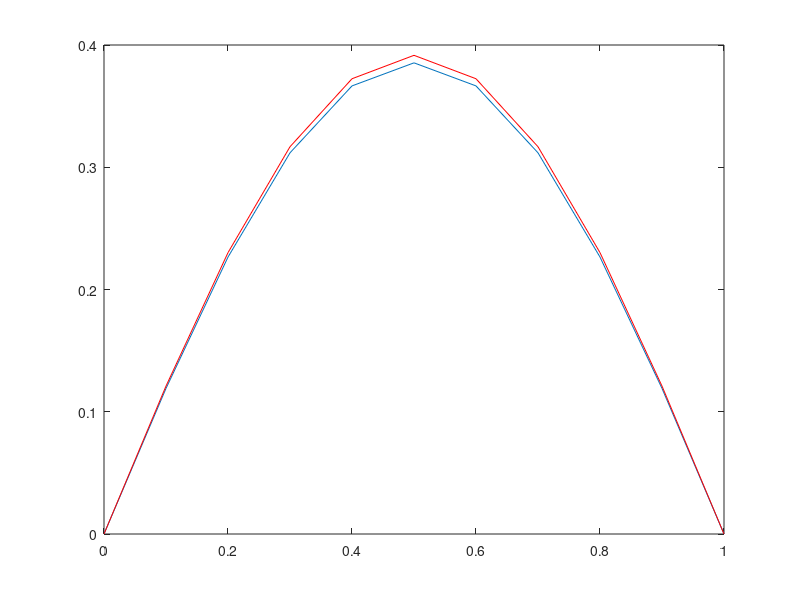
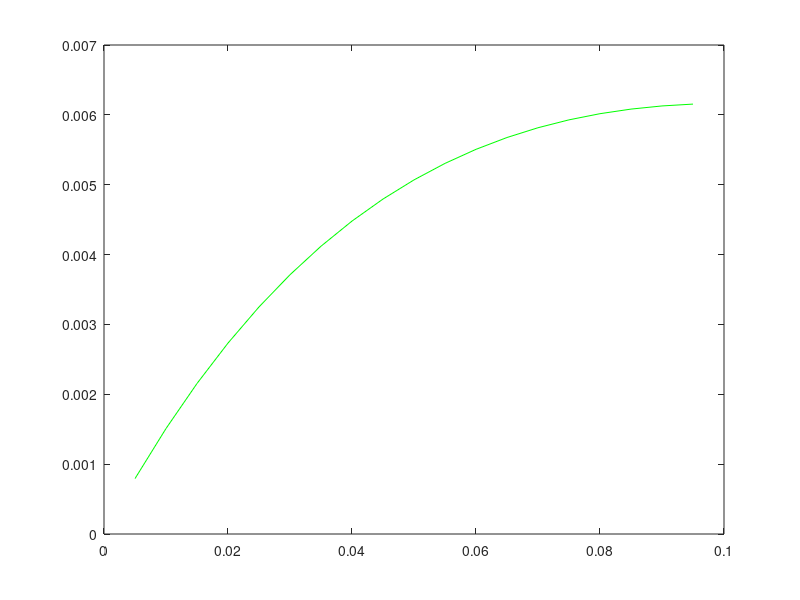
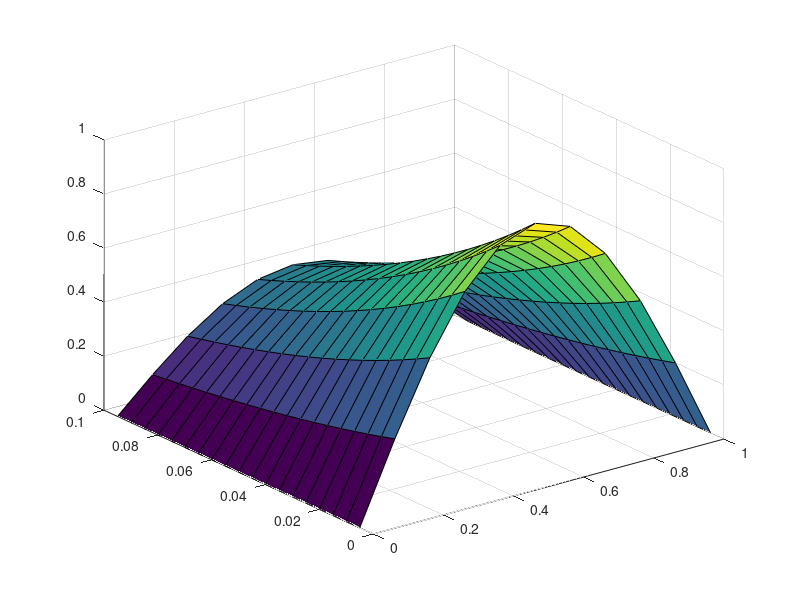

The MATLAB source for these figures, in order:
n = 10; %(’number of points? ’)
h = 1.0/n;
dt = 0.5*h^2;
%
% Index shift since Matlab doesn’t allow zero subscripts
%
np = n+1;
x = h*[0:n];
uo = sin(pi*x);
nt = floor(0.1/dt);
phi(:,:)=zeros;
r = dt/(h*h);
for k=1:nt
    t(k) = k*dt;
    u(1) = 0;
    ue(1) = 0;
        for j=2:n
            u(j) = uo(j) + r*(uo(j-1) - 2*uo(j) + uo(j+1));
            ue(j) = exp(-pi*pi*t(k))*sin(pi*(j-1)*h);
            error(j) = ue(j) - u(j);
        end
    u(np) = 0;
    ue(np) = 0;
    uo = u;
     errmax(k) = norm(error,inf);
    phi(k,1:np)=u; %2D array for function plotting
end
p1 = figure(1,"visible", "on");
plot(x,u,x,ue,'-r')
%prutorsaveplot(p1, "myplot1.pdf");

p2 = figure(2,"visible", "on");
plot(t,errmax,'-g')
%prutorsaveplot(p2, "myplot2.pdf");

p3 = figure(3,"visible", "on");
surf(x,t,phi)
%prutorsaveplot(p3, "myplot3.pdf");
